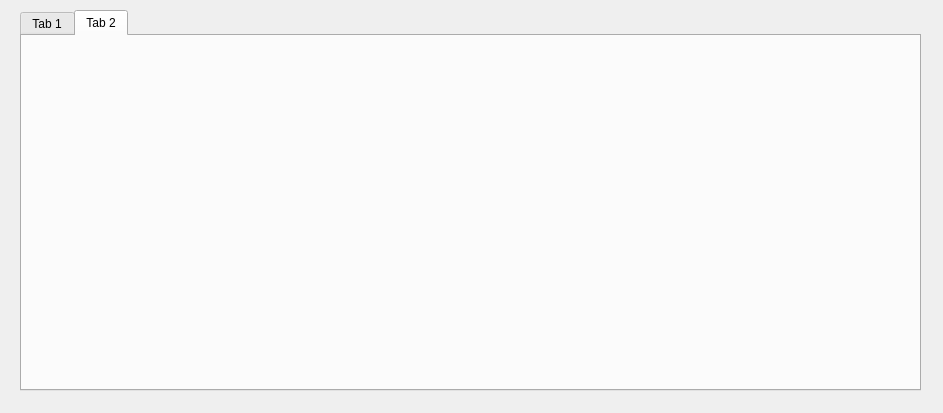
<?xml version="1.0" encoding="UTF-8"?>
<ui version="4.0">
 <class>AuditorDialog</class>
 <widget class="QDialog" name="AuditorDialog">
  <property name="geometry">
   <rect>
    <x>0</x>
    <y>0</y>
    <width>943</width>
    <height>413</height>
   </rect>
  </property>
  <property name="windowTitle">
   <string>Dialog</string>
  </property>
  <widget class="QTabWidget" name="tabWidget">
   <property name="geometry">
    <rect>
     <x>20</x>
     <y>10</y>
     <width>901</width>
     <height>381</height>
    </rect>
   </property>
   <property name="currentIndex">
    <number>1</number>
   </property>
   <widget class="QWidget" name="tab">
    <attribute name="title">
     <string>Tab 1</string>
    </attribute>
   </widget>
   <widget class="QWidget" name="tab_2">
    <attribute name="title">
     <string>Tab 2</string>
    </attribute>
   </widget>
  </widget>
 </widget>
 <resources/>
 <connections/>
</ui>
